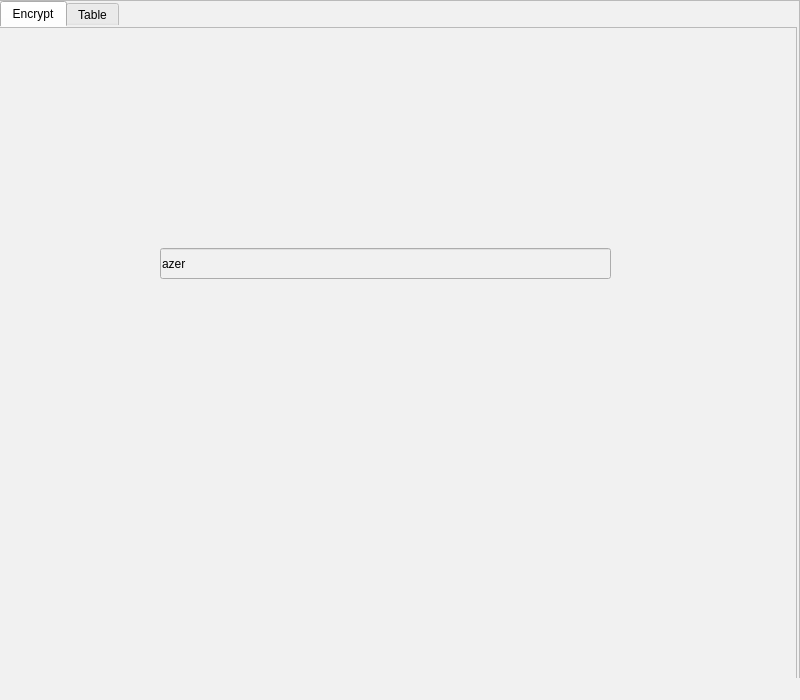
<?xml version="1.0" encoding="UTF-8"?>
<ui version="4.0">
 <class>MainWindow</class>
 <widget class="QMainWindow" name="MainWindow">
  <property name="geometry">
   <rect>
    <x>0</x>
    <y>0</y>
    <width>800</width>
    <height>700</height>
   </rect>
  </property>
  <property name="sizePolicy">
   <sizepolicy hsizetype="Fixed" vsizetype="Fixed">
    <horstretch>0</horstretch>
    <verstretch>0</verstretch>
   </sizepolicy>
  </property>
  <property name="maximumSize">
   <size>
    <width>800</width>
    <height>700</height>
   </size>
  </property>
  <property name="windowTitle">
   <string>MainWindow</string>
  </property>
  <property name="styleSheet">
   <string notr="true">QWidget{ margin:0; background : #F1F1F1; border-left: 0px;}
        QScrollBar{background : none}
        QMainWindow{border-radius: 10px;background-color: transparent}</string>
  </property>
  <property name="documentMode">
   <bool>false</bool>
  </property>
  <widget class="QWidget" name="centralwidget">
   <property name="sizePolicy">
    <sizepolicy hsizetype="Expanding" vsizetype="Expanding">
     <horstretch>0</horstretch>
     <verstretch>0</verstretch>
    </sizepolicy>
   </property>
   <property name="inputMethodHints">
    <set>Qt::ImhNone</set>
   </property>
   <widget class="QScrollArea" name="scrollArea_3">
    <property name="geometry">
     <rect>
      <x>0</x>
      <y>0</y>
      <width>800</width>
      <height>700</height>
     </rect>
    </property>
    <property name="widgetResizable">
     <bool>true</bool>
    </property>
    <widget class="QWidget" name="scrollAreaWidgetContents">
     <property name="geometry">
      <rect>
       <x>0</x>
       <y>0</y>
       <width>798</width>
       <height>698</height>
      </rect>
     </property>
     <widget class="QTabWidget" name="tabWidget">
      <property name="geometry">
       <rect>
        <x>0</x>
        <y>0</y>
        <width>800</width>
        <height>700</height>
       </rect>
      </property>
      <property name="minimumSize">
       <size>
        <width>800</width>
        <height>700</height>
       </size>
      </property>
      <property name="tabShape">
       <enum>QTabWidget::Rounded</enum>
      </property>
      <property name="currentIndex">
       <number>0</number>
      </property>
      <property name="tabsClosable">
       <bool>false</bool>
      </property>
      <property name="movable">
       <bool>false</bool>
      </property>
      <widget class="QWidget" name="encryptTab">
       <attribute name="title">
        <string>Encrypt</string>
       </attribute>
       <widget class="QScrollArea" name="DwwmScrollArea">
        <property name="geometry">
         <rect>
          <x>0</x>
          <y>0</y>
          <width>797</width>
          <height>680</height>
         </rect>
        </property>
        <property name="widgetResizable">
         <bool>true</bool>
        </property>
        <widget class="QWidget" name="scrollAreaWidgetContents_2">
         <property name="geometry">
          <rect>
           <x>0</x>
           <y>0</y>
           <width>795</width>
           <height>678</height>
          </rect>
         </property>
         <widget class="QLineEdit" name="encryptField">
          <property name="geometry">
           <rect>
            <x>160</x>
            <y>220</y>
            <width>451</width>
            <height>31</height>
           </rect>
          </property>
          <property name="text">
           <string>azer</string>
          </property>
         </widget>
         <widget class="QLabel" name="resultLabel">
          <property name="geometry">
           <rect>
            <x>160</x>
            <y>330</y>
            <width>451</width>
            <height>51</height>
           </rect>
          </property>
          <property name="text">
           <string/>
          </property>
          <property name="textInteractionFlags">
           <set>Qt::LinksAccessibleByMouse|Qt::TextSelectableByKeyboard|Qt::TextSelectableByMouse</set>
          </property>
         </widget>
        </widget>
       </widget>
      </widget>
      <widget class="QWidget" name="tableTab">
       <attribute name="title">
        <string>Table</string>
       </attribute>
       <widget class="QScrollArea" name="TableScrollArea">
        <property name="geometry">
         <rect>
          <x>0</x>
          <y>0</y>
          <width>797</width>
          <height>680</height>
         </rect>
        </property>
        <property name="widgetResizable">
         <bool>true</bool>
        </property>
        <widget class="QWidget" name="scrollAreaWidgetContents_4">
         <property name="geometry">
          <rect>
           <x>0</x>
           <y>0</y>
           <width>795</width>
           <height>678</height>
          </rect>
         </property>
        </widget>
       </widget>
      </widget>
     </widget>
    </widget>
   </widget>
  </widget>
  <widget class="QMenuBar" name="menubar">
   <property name="geometry">
    <rect>
     <x>0</x>
     <y>0</y>
     <width>800</width>
     <height>26</height>
    </rect>
   </property>
  </widget>
  <widget class="QStatusBar" name="statusbar"/>
 </widget>
 <resources/>
 <connections/>
</ui>
